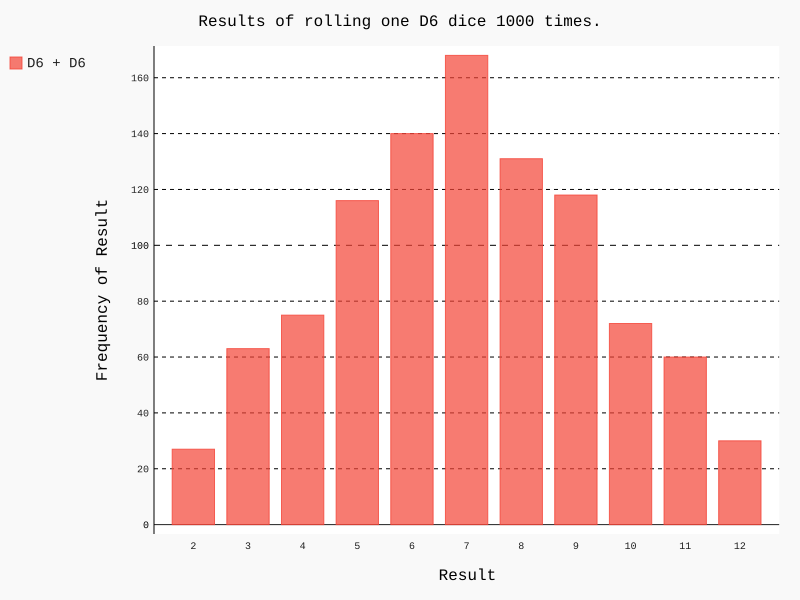

Generate this figure with Python:
import pygal
from die import Die

#crie dois dados D6
die_1 = Die()
die_2 = Die()

#faz alguns lançamentos e armazena os resultados em lista
results = []

for roll_num in range(1000):
    result = die_1.roll() + die_2.roll()
    results.append(result)

#analisa os resultados

frequencies = []

max_result = die_1.num_sides + die_2.num_sides

for value in range(2, max_result+1):
    frequency = results.count(value)
    frequencies.append(frequency)


#visualiza os resultados
hist = pygal.Bar()
hist.title = "Results of rolling one D6 dice 1000 times."
hist.x_labels = ['2', '3', '4', '5', '6', '7', '8', '9', '10', '11', '12']
hist.x_title = "Result"
hist.y_title = "Frequency of Result"
hist.add('D6 + D6', frequencies)
hist.render_to_file('dice_visual.svg')
